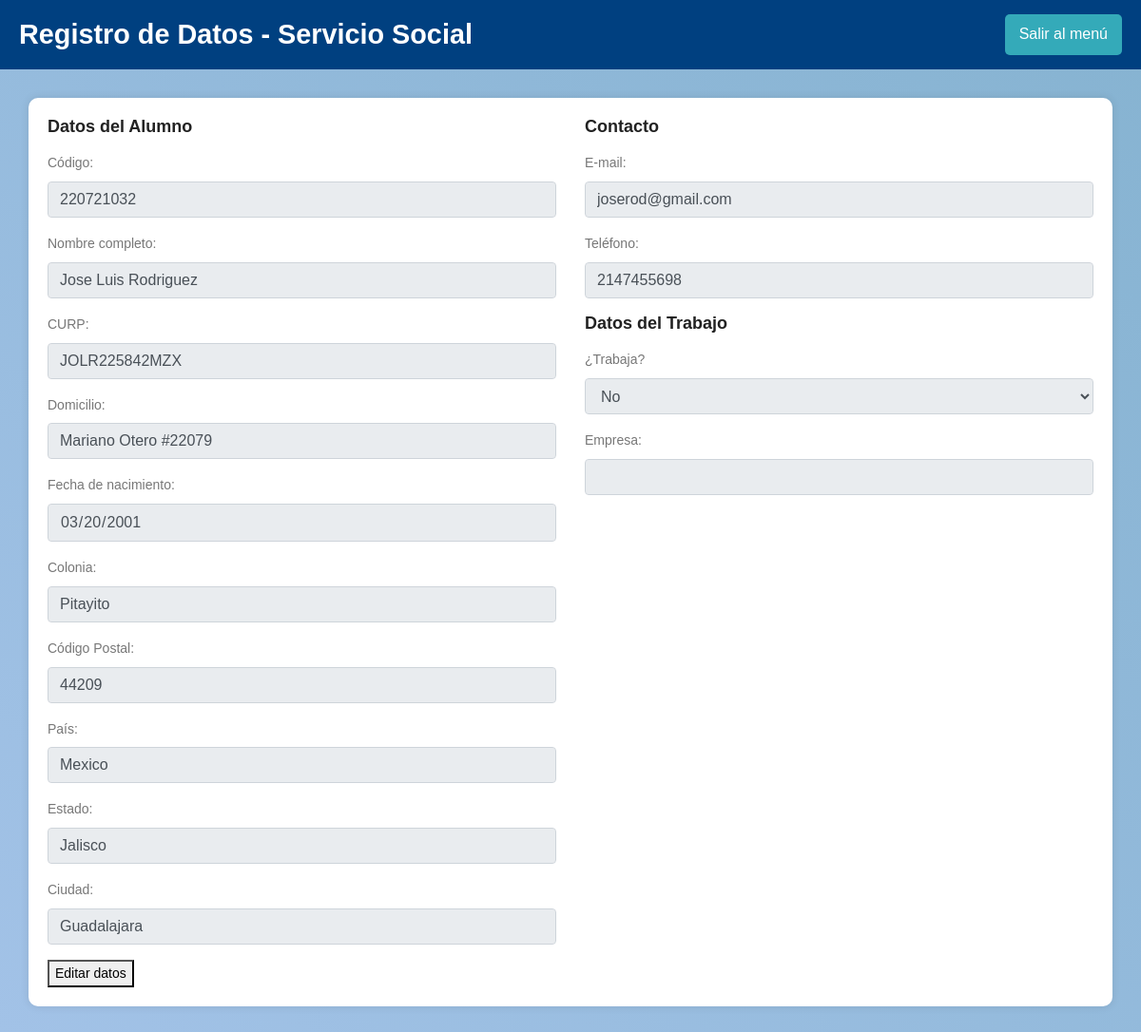
Page /src/datos_personales.php (signed in) on the committed database.
### tables this page shows
CREATE TABLE IF NOT EXISTS `alumno` (
  `codigoAlumno` int NOT NULL,
  `nombreAlumno` varchar(50) NOT NULL,
  `curp` varchar(50) NOT NULL,
  `domicilio` varchar(50) NOT NULL,
  `fechaNac` date NOT NULL,
  `colonia` varchar(50) NOT NULL,
  `codigoPostal` int NOT NULL,
  `pais` varchar(50) NOT NULL,
  `estado` varchar(50) NOT NULL,
  `ciudad` varchar(50) NOT NULL,
  `correoAlumno` varchar(50) NOT NULL,
  `telefono` varchar(15) NOT NULL,
  `trabajoBool` tinyint(1) NOT NULL,
  `empresa` varchar(50) NOT NULL DEFAULT 'NA',
  `IdUsuario` int NOT NULL,
  PRIMARY KEY (`codigoAlumno`),
  KEY `fk_alumnos_usuarios` (`IdUsuario`)
);

### src/datos_personales.php (the view, shortened to what this page needs)
<?php
$IdUsuario = $_SESSION['id_usuario'];
$conn = OpenCon();
$sql = "SELECT * FROM alumno WHERE IdUsuario = ?";
$stmt = $conn->prepare($sql);
$stmt->bind_param("i", $IdUsuario);
$stmt->execute();
$result = $stmt->get_result();
$alumno = $result->fetch_assoc() ?: [];
?>
<!DOCTYPE html>
<html lang="es">
<head>
    <link rel="stylesheet" href="../css/bootstrap.css">
    <link rel="stylesheet" href="../css/main.css">
</head>
<body>
    <div class="header">
        <h1>Registro de Datos - Servicio Social</h1>
        <a href="cart.php" class="logout-button">Salir al menú</a>
    </div>
    <div class="container">
        <form method="POST" action="registro_datos.php">
            <div class="row">
                <div class="col-md-6">
                    <h4 class="mb-3">Datos del Alumno</h4>
                    <div class="form-group">
                        <label for="codigo">Código:</label>
                        <input type="text" class="form-control" id="codigo" name="codigo"
                            value="<?= $alumno['codigoAlumno'] ?? '' ?>" required readonly>
                    </div>
                    <div class="form-group">
                        <label for="nombre_alumno">Nombre completo:</label>
                        <input type="text" class="form-control" id="nombre_alumno" name="nombre_alumno"
                            value="<?= $alumno['nombreAlumno'] ?? '' ?>" required readonly>
                    </div>
                    <div class="form-group">
                        <label for="curp">CURP:</label>
                        <input type="text" class="form-control" id="curp" name="curp"
                            value="<?= $alumno['curp'] ?? '' ?>" required readonly>
                    </div>
                    <div class="form-group">
                        <label for="domicilio">Domicilio:</label>
                        <input type="text" class="form-control" id="domicilio" name="domicilio"
                            value="<?= $alumno['domicilio'] ?? '' ?>" required readonly>
                    </div>
                    <div class="form-group">
                        <label for="fecha_nacimiento">Fecha de nacimiento:</label>
                        <input type="date" class="form-control" id="fecha_nacimiento" name="fecha_nacimiento"
                            value="<?= $alumno['fechaNac'] ?? '' ?>" required readonly>
                    </div>
                    <div class="form-group">
                        <label for="colonia">Colonia:</label>
                        <input type="text" class="form-control" id="colonia" name="colonia"
                            value="<?= $alumno['colonia'] ?? '' ?>" required readonly>
                    </div>
                    <div class="form-group">
                        <label for="codigo_postal">Código Postal:</label>
                        <input type="text" class="form-control" id="codigo_postal" name="codigo_postal"
                            value="<?= $alumno['codigoPostal'] ?? '' ?>" required readonly>
                    </div>
                    <div class="form-group">
                        <label for="pais">País:</label>
                        <input type="text" class="form-control" id="pais" name="pais"
                            value="<?= $alumno['pais'] ?? '' ?>" required <?= !empty($alumno) ? 'readonly' : '' ?>>
                    </div>
                    <div class="form-group">
                        <label for="estado">Estado:</label>
                        <input type="text" class="form-control" id="estado" name="estado"
                            value="<?= $alumno['estado'] ?? '' ?>" required <?= !empty($alumno) ? 'readonly' : '' ?>>
                    </div>
                    <div class="form-group">
                        <label for="ciudad">Ciudad:</label>
                        <input type="text" class="form-control" id="ciudad" name="ciudad"
                            value="<?= $alumno['ciudad'] ?? '' ?>" required <?= !empty($alumno) ? 'readonly' : '' ?>>
                    </div>
                </div>
                <div class="col-md-6">
                    <h4 class="mb-3">Contacto</h4>
                    <div class="form-group">
                        <label for="email">E-mail:</label>
                        <input type="email" class="form-control" id="email" name="email"
                            value="<?= $alumno['correoAlumno'] ?? '' ?>" required <?= !empty($alumno) ? 'readonly' : '' ?>>
                    </div>
                    <div class="form-group">
                        <label for="telefono">Teléfono:</label>
                        <input type="text" class="form-control" id="telefono" name="telefono"
                            value="<?= $alumno['telefono'] ?? '' ?>" required <?= !empty($alumno) ? 'readonly' : '' ?>>
                    </div>
                <h4 class="mb-3">Datos del Trabajo</h4>
                    <div class="form-group">
                        <label for="trabaja">¿Trabaja?</label>
                        <select class="form-control" id="trabaja" name="trabaja" required <?= !empty($alumno) ? 'disabled' : '' ?>>
                            <?php if (!empty($alumno)): ?>
                                <option value="0" <?= $alumno['trabajoBool'] == 0 ? 'selected' : '' ?>>No</option>
                            <?php else: ?>
                                <option value="1">Sí</option>
                                <option value="0">No</option>
                            <?php endif; ?>
                        </select>
                    </div>
                    <div class="form-group">
                        <label for="empresa">Empresa:</label>
                        <input type="text" class="form-control" id="empresa" name="empresa"
                            value="<?= isset($alumno['trabajoBool']) && $alumno['trabajoBool'] == 0 ? '' : ($alumno['empresa'] ?? '') ?>"
                            <?= isset($alumno['trabajoBool'])  ? 'readonly' : '' ?>>
                    </div>
                </div>
            </div>
            <button type="button" class="action-button" id="editarDatos">Editar datos</button>
        </form>
    </div>
</body>
</html>

### css/main.css (style rules this page uses)
body { color: #777777; font-family: "Poppins", sans-serif; font-size: 14px; font-weight: 300; line-height: 1.625em; position: relative; }
select { display: block; }
a { -webkit-transition: all 0.3s ease 0s; -moz-transition: all 0.3s ease 0s; -o-transition: all 0.3s ease 0s; transition: all 0.3s ease 0s; }
a, a:focus, a:hover { text-decoration: none; outline: 0; }
h1, h2, h3, h4, h5, h6 { font-family: "Poppins", sans-serif; color: #222222; line-height: 1.2em !important; margin-bottom: 0; margin-top: 0; font-weight: 600; }
h1, .h1 { font-size: 36px; }
h4, .h4 { font-size: 18px; }
h1 { font-size: 36px; }
h4 { font-size: 18px; }
h1, h2, h3, h4, h5, h6 { line-height: 1.5em; }
.header h1 { color: #fff; }

### src/datos_personales.php (style rules this page uses)
html, body { margin: 0; padding: 0; width: 100%; }
body { background: linear-gradient(45deg, #a2c2e7, #86b3d1); font-family: Arial, sans-serif; }
.container { margin: 30px auto; background-color: white; padding: 20px; border-radius: 10px; box-shadow: 0 0 10px rgba(0, 0, 0, 0.1); width: 95%; }
.header { display: flex; justify-content: space-between; align-items: center; background-color: #004080; color: white; padding: 15px 20px; font-family: Arial, sans-serif; width: 100%; box-sizing: border-box; }
.header h1 { margin: 0; font-size: 1.8rem; }
.logout-button { background-color:rgb(52, 170, 185); color: white; padding: 10px 15px; text-decoration: none; border-radius: 5px; font-size: 1rem; }

### rows in the picture
alumno: codigo "220721032", nombre_alumno "Jose Luis Rodriguez", curp "JOLR225842MZX", domicilio "Mariano Otero #22079", fecha_nacimiento "03/20/2001", colonia "Pitayito", codigo_postal "44209", pais "Mexico", estado "Jalisco", ciudad "Guadalajara", email "joserod@gmail.com", telefono "2147455698", trabaja "No"
